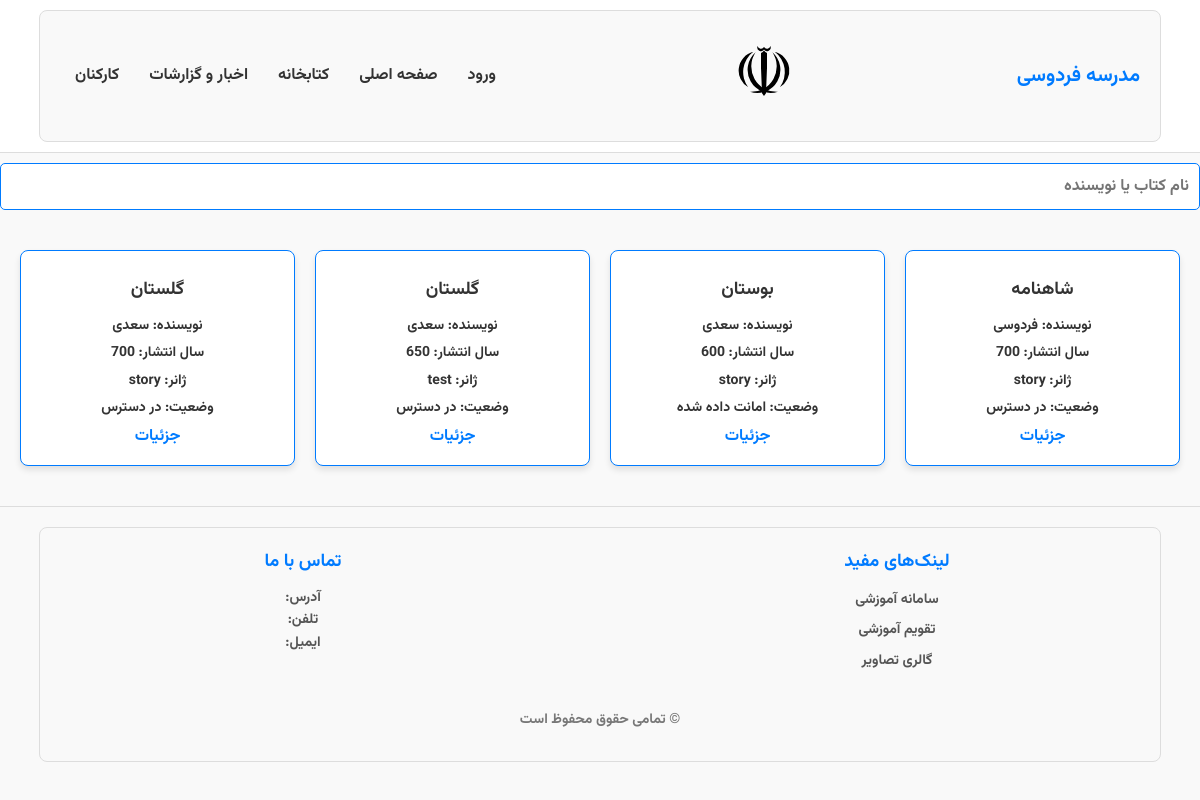
The page /books/ on the database its author committed.
### library/models.py (models this page shows, shortened)
class Book(models.Model):
    title = models.CharField(max_length=100)
    author = models.ForeignKey('Author', on_delete=models.CASCADE, null=True)
    year = models.IntegerField()
    category = models.ForeignKey('Category', on_delete=models.CASCADE)
    status = models.CharField(max_length=10, choices=LOAN_STATUS, default='a')
    count = models.IntegerField(default=1)

class Author(models.Model):
    name = models.CharField(max_length=100)

class Category(models.Model):
    name = models.CharField(max_length=100)
    def __str__(self):
        return self.name

### library/views.py (the view)
# urls.py: path("books/", BooksListView.as_view(), name="books"),
class BooksListView(ListView):
    model = Book
    template_name = "books.html"
    context_object_name = "books"

### templates/books.html (shortened to what this page needs)
{% extends 'base.html' %}
{% block content %}
<body>
    <main>
        <label>
            <input class="form-control" placeholder="نام کتاب یا نویسنده" id="book-search" type="text">
        </label>
        <div class="books-container">
            {% for book in books %}
                <div class="book-box">
                    <div class="book-details">
                        <h3 class="book-title">{{ book.title|truncatechars:20 }}</h3>
                        <p class="book-author">نویسنده: {{ book.author.name }}</p>
                        <p class="book-year">سال انتشار: {{ book.year }}</p>
                        <p class="book-genre">ژانر: {{ book.category }}</p>
                        <p class="book-status">وضعیت:
                            {% if book.status == 'a' %}
                                در دسترس
                            {% else %}
                                امانت داده شده
                            {% endif %}</p>
                        <a id="detail_button" href="{% url 'book_detail' book.pk %}">جزئیات</a>
                    </div>
                </div>
            {% endfor %}
        </div>
    </main>
</body>
{% endblock %}

### static/css/style.css (style rules this page uses)
body { direction: rtl; background-color: #f9f9f9; color: #333; font-family: 'Vazir', sans-serif; }
input[type="password"], input[type="text"], input[type="number"], textarea, select { width: 100%; padding: 10px; margin: 10px 0 20px; border: 1px solid #007bff; border-radius: 5px; box-sizing: border-box; font-size: 16px; font-family: 'Vazir', sans-serif; transition: all 0.3s ease; }
.books-container { display: grid; grid-template-columns: repeat(auto-fit, minmax(160px, 1fr)); gap: 20px; padding: 20px; max-width: 1200px; margin: 0 auto; }
.book-box { background-color: white; border: 1px solid #007bff; border-radius: 8px; overflow: hidden; box-shadow: 0 4px 6px rgba(0, 0, 0, 0.1); transition: transform 0.3s ease, box-shadow 0.3s ease; }
.book-details { padding: 15px; text-align: center; }
.book-title { font-size: 18px; margin: 10px 0; color: #333; }
.book-author, .book-year, .book-genre, .book-status { font-size: 14px; margin: 5px 0; }
#detail_button { text-decoration-line: none; color: #007bff; }

### static/css/style2.css (style rules this page uses)
body, h1, h2, h3, p, ul, li, a { margin: 0; padding: 0; box-sizing: border-box; }
body { font-family: 'Vazir', sans-serif; line-height: 1.6; background-color: #f9f9f9; color: #333; }
a { text-decoration: none; color: inherit; }

### rows shown on the page
Book: title "شاهنامه", author.name "فردوسی", year "700", category "story", status "در دسترس"
Book: title "بوستان", author.name "سعدی", year "600", category "story", status "امانت داده شده"
Book: title "گلستان", author.name "سعدی", year "650", category "test", status "در دسترس"
Book: title "گلستان", author.name "سعدی", year "700", category "story", status "در دسترس"
